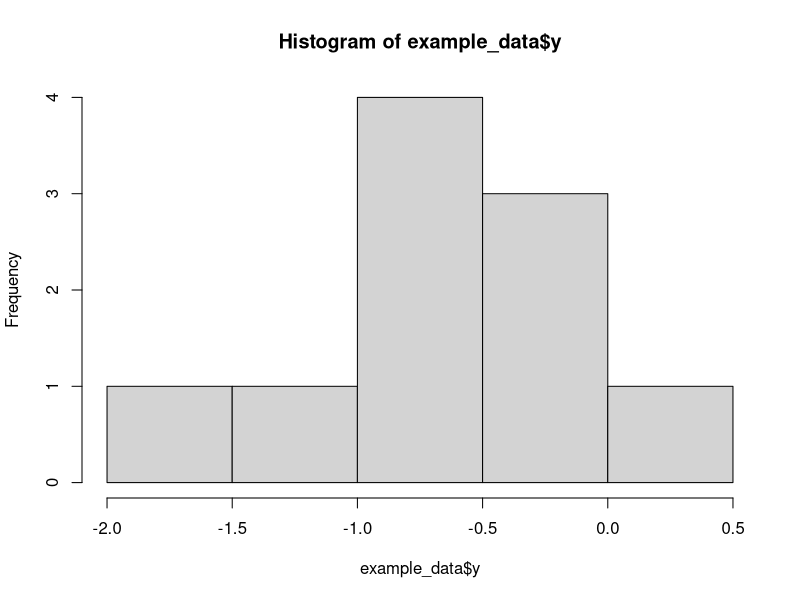

Generate this figure with R:
# some demo code
#
example <- 123

example_data <- data.frame(
  x = 1:10,
  y = rnorm(10)
)

# make histogram
hist(example_data$y)
